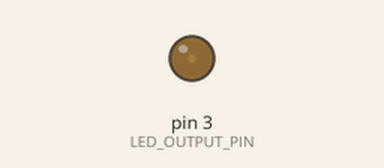
A sketch run on a simulated Arduino Uno, built with avr-gcc and run on an emulated ATmega328P. On the bench: output pins drawn as LEDs (lit = HIGH). What the sketch prints to the serial monitor is not drawn.

Above: at 0.15 s.
At 39.78 s:
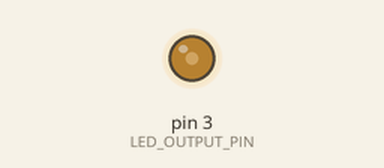
Timing chart, 0 to 40.0 s (numbered marks = the images above):
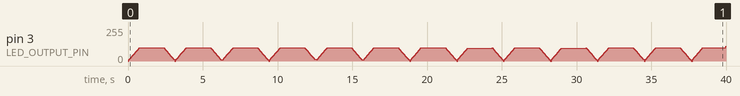

The sketch:

FadeLedPin3.ino
```cpp
const int LED_OUTPUT_PIN = 3;
const int MAX_ANALOG_OUT = 255; // the max analog output on the Uno is 255
const int DELAY_MS = 5;
int _fadeAmount = 1;
int _currBrightness = 0;

// Generally, you should use "unsigned long" for variables that hold time
// The value will quickly become too large for an int to store
unsigned long _lastToggledTimestampMs = 0; // tracks the last time the LED was updated

void setup() {
  pinMode(LED_OUTPUT_PIN, OUTPUT);
  Serial.begin(9600);
}

void loop() {
  // Get the current time since the Arduino started our program (in ms)
  unsigned long currentTimestampMs = millis();

  // Check to see if the time between now and the last time we toggled
  // the LED has exceeded our delay interval. If so, toggled the LED
  if (currentTimestampMs - _lastToggledTimestampMs >= DELAY_MS) {
    if (_currBrightness < 0 || _currBrightness >= MAX_ANALOG_OUT) {
      _fadeAmount = -_fadeAmount;
    }
    _lastToggledTimestampMs = currentTimestampMs; // store current time as toggle time
    analogWrite(LED_OUTPUT_PIN, _currBrightness);
    _currBrightness += _fadeAmount;

  }
  Serial.println(_currBrightness);
}
```
